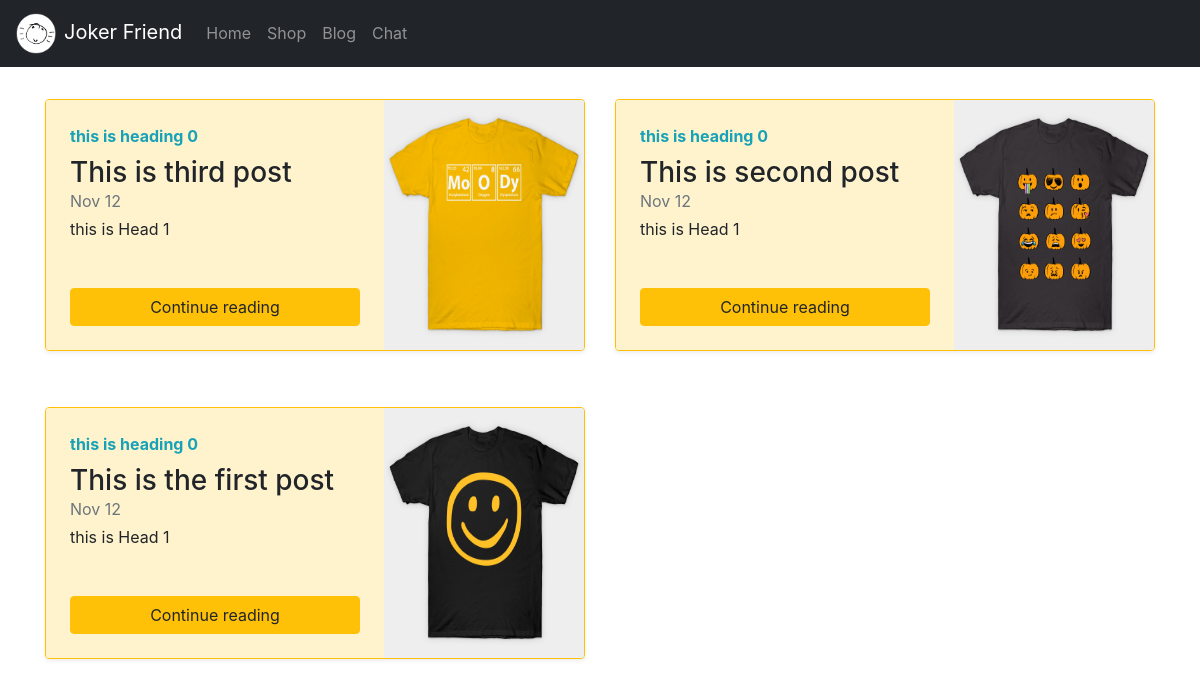
Screenshot of /blog/ with the database file from the repository.
### blog/models.py (models this page shows)
class Blogpost(models.Model):
    post_id = models.AutoField(primary_key=True)
    title = models.CharField(max_length=50)
    head0 = models.CharField(max_length=500, default="")
    chead0 = models.CharField(max_length=5000, default="")
    head1 = models.CharField(max_length=500, default="")
    chead1 = models.CharField(max_length=5000, default="")
    head2 = models.CharField(max_length=500, default="")
    chead2 = models.CharField(max_length=5000, default="")
    pub_date = models.DateField()
    thumbnail = models.ImageField(upload_to='shop/images', default="")
    def __str__(self):
    	return self.title

### blog/views.py (the view)
# urls.py: path("", views.index, name="blogHome"),
def index(request):
    myposts = Blogpost.objects.all()
    myposts = list(myposts)
    myposts.reverse()
    print(myposts)
    return render(request, 'blog/blog.html', {'myposts': myposts})

### blog/templates/blog/blog.html (shortened to what this page needs)
{% extends 'blog/basic.html' %}
{% block body%}
<div class="container">
    <div class="row my-2">
        {% for item in myposts %}
        <div class="col-md-6">
            <div class="mt-4 row no-gutters border rounded overflow-hidden flex-md-row mb-4 shadow-sm h-md-250 position-relative border border-warning ">
                <div class="col p-4 d-flex flex-column position-static" style="background-color:#fff3cd">
                    <strong class="d-inline-block mb-2 text-info">{{item.head0}}</strong>
                    <h3 class="mb-0">{{item.title}}</h3>
                    <div class="mb-1 text-muted">Nov 12</div>
                    <p class="card-text mb-auto">{{item.head1}}</p>
                    <a href="blogpost/{{item.post_id}}" class="btn btn-warning growg">Continue reading</a>
                </div>
                <div class="col-auto d-none d-lg-block">
                    <img src="/media/{{item.thumbnail}}" class="bd-placeholder-img" width="200" height="250" aria-label="Placeholder: Thumbnail" />
                </div>
            </div>
        </div>
        {% if forloop.counter|divisibleby:2 %}
    </div>
    <div class="row my-2">
        {% endif %}
        {% endfor %}
    </div>
{% endblock %}

### blog/templates/blog/basic.html (style rules this page uses)
.growg { transition: all .2s ease-in-out; }

### rows the page displays
Blogpost: head0 "this is heading 0", title "This is third post", head1 "this is Head 1", thumbnail (picture)
Blogpost: head0 "this is heading 0", title "This is second post", head1 "this is Head 1", thumbnail (picture)
Blogpost: head0 "this is heading 0", title "This is the first post", head1 "this is Head 1", thumbnail (picture)
